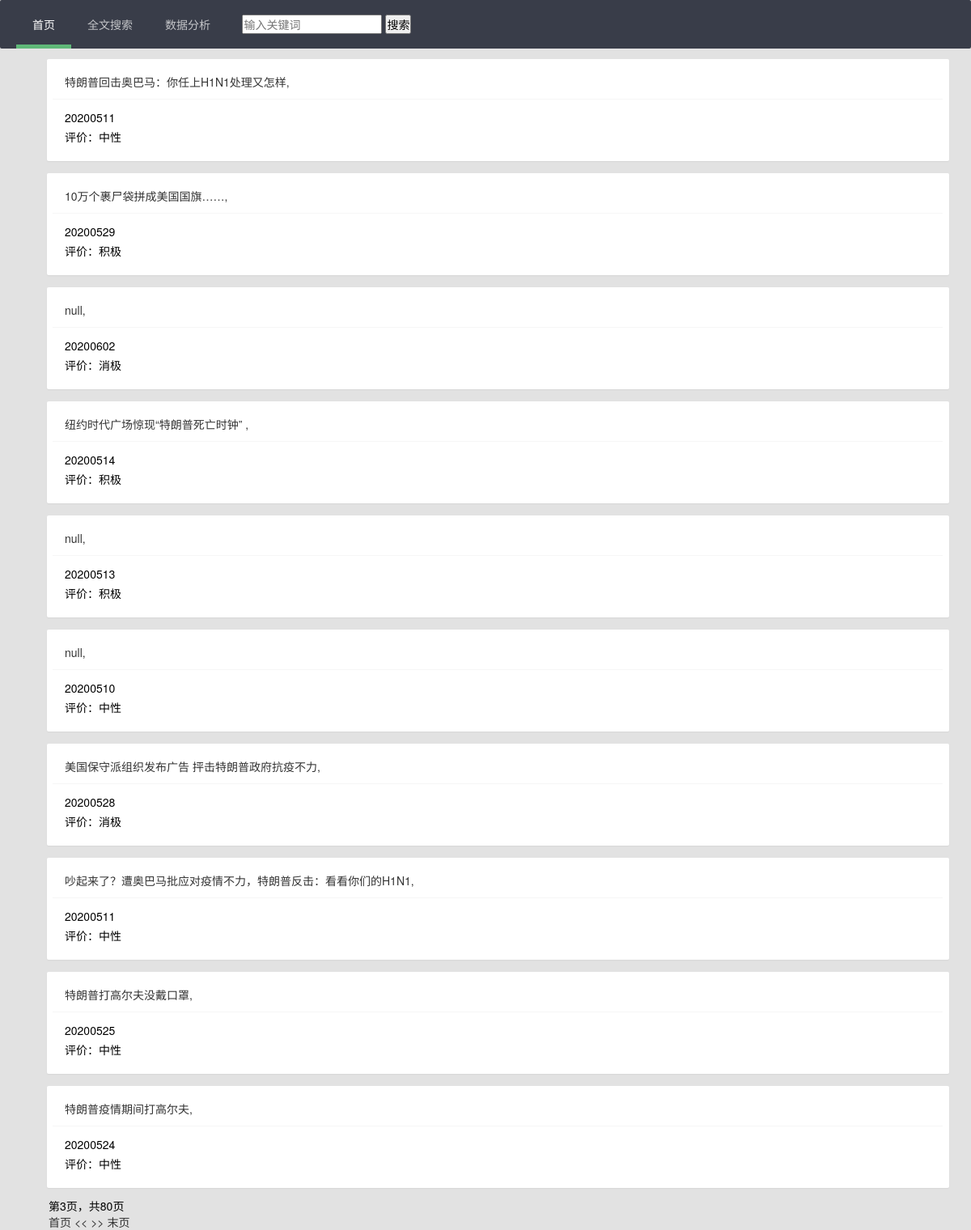
Page /news/?page=3 on the committed database.
### news/models.py (models this page shows, shortened)
class trump1(models.Model):
	news_id = models.IntegerField(primary_key = True)
	news_title = models.CharField(max_length=200)
	news_date = models.CharField(max_length=200)
	news_content = models.CharField(max_length=10000)
	news_emotion = models.CharField(max_length=200)
	news_comment = models.CharField(max_length=10000)

### news/views.py (the view)
# urls.py: path('', views.index, name='index'),
def index(request):
    news_list = trump1.objects.all()
    paginator = Paginator(news_list, 10)
    page = request.GET.get('page')
    try:
        news = paginator.page(page)
    except PageNotAnInteger:
        news = paginator.page(1)
    except EmptyPage:
        news = paginator.page(paginator.num_pages)
    return render(request, 'news/newslist.html', {'news_title_list': news, 'news_sum': len(trump1.objects.all())})

### news/templates/news/newslist.html (shortened to what this page needs)
<html lang="zh">
{% load static %}
<head>
    <link rel="stylesheet" href="{% static "/css/layui.css" %}"  media="all">
</head>
<ul class="layui-nav" >
  <li class="layui-nav-item layui-this"><a href="/news">首页</a></li>
  <li class="layui-nav-item "><a href="/search">全文搜索</a></li>
  <li class="layui-nav-item"><a href="/news/data">数据分析</a></li>
    <li class="layui-nav-item " style="text-align: end" >
        <form action="/news/search" method="get" class="form-inline">
   <label for="inputKey">&nbsp;&nbsp;&nbsp;&nbsp;</label>
    <input type="search" name="tag" placeholder="输入关键词" class="form-control" id="inputKey">
         <input type="submit" value="搜索" class="btn btn-primary">
        </form>
    </li>
</ul>
<body bgcolor= #e2e2e2>
<div class="layui-container">
<div class="layui-container">
{% if news_title_list %}
    <div style="padding: 20px">
    <div class="layui-row layui-col-space15" >
        {% for news in news_title_list %}
                    <div class="layui-card">
                        <div class="layui-card-header"><a href="/news/detail/{{ news.news_id }}/" target="_blank">{{ news.news_title|safe }}</a></div>
                        <div class="layui-card-body">
                        {{ news.news_date }}<br>
                        评价：{{ news.news_content }}
                        </div>
                    </div>
        {% endfor %}
    </div>
    </div>
{% else %}
	<p>No news available.</p>
{% endif %}
<div class="layui-container">
<p>第{{ news_title_list.number }}页，共{{ news_title_list.paginator.num_pages }}页</p>
<nav aria-label="Page navigation">
    <ul class="pagination">
        <li class="page-item">
            <a class="page-link" href="/news/?page=1" area-label="First page">
                首页
            </a>
            {% if news_title_list.has_previous %}
                <a class="page-link" href="/news/?page={{ news_title_list.previous_page_number }}" aria-label="Previous">
                    <span aria-hidden="true"><<</span>
                </a>
        {% endif %}
        {% if news_title_list.has_next %}
               <a class="page-link" href="/news/?page={{ news_title_list.next_page_number }}" aria-label="Next">
                    <span aria-hidden="true"> >> </span>
                </a>
        {% endif %}
    <a class="page-link" href="/news/?page={{ news_title_list.paginator.num_pages }}" area-label="Last page">
                末页
            </a>
        </li>
    </ul>
</nav>
</div>
</div>
</div>
</body>
</html>

### static/css/layui.css (style rules this page uses)
blockquote,body,button,dd,div,dl,dt,form,h1,h2,h3,h4,h5,h6,input,li,ol,p,pre,td,textarea,th,ul { margin:0;padding:0;-webkit-tap-highlight-color:rgba(0,0,0,0) }
li { list-style:none }
button,input,optgroup,option,select,textarea { font-family:inherit;font-size:inherit;font-style:inherit;font-weight:inherit;outline:0 }
body { line-height:24px;font:14px Helvetica Neue,Helvetica,PingFang SC,Tahoma,Arial,sans-serif }
a { color:#333;text-decoration:none }
.layui-container { position:relative;margin:0 auto;padding:0 15px;box-sizing:border-box }
.layui-row:after,.layui-row:before { content:'';display:block;clear:both }
@media screen and (min-width:768px) { .layui-container { width:750px } }
@media screen and (min-width:992px) { .layui-container { width:970px } }
@media screen and (min-width:1200px) { .layui-container { width:1170px } }
.layui-col-space15 { margin:-7.5px }
.layui-col-space15>* { padding:7.5px }
.layui-card { margin-bottom:15px;border-radius:2px;background-color:#fff;box-shadow:0 1px 2px 0 rgba(0,0,0,.05) }
.layui-card:last-child { margin-bottom:0 }
.layui-card-header { position:relative;height:42px;line-height:42px;padding:0 15px;border-bottom:1px solid #f6f6f6;color:#333;border-radius:2px 2px 0 0;font-size:14px }
.layui-card-body { position:relative;padding:10px 15px;line-height:24px }
.layui-nav { position:relative;padding:0 20px;background-color:#393D49;color:#fff;border-radius:2px;font-size:0;box-sizing:border-box }
.layui-nav * { font-size:14px }
.layui-nav .layui-nav-item { position:relative;display:inline-block;*display:inline;*zoom:1;vertical-align:middle;line-height:60px }
.layui-nav .layui-nav-item a { display:block;padding:0 20px;color:#fff;color:rgba(255,255,255,.7);transition:all .3s;-webkit-transition:all .3s }
.layui-nav .layui-this:after,.layui-nav-bar,.layui-nav-tree .layui-nav-itemed:after { position:absolute;left:0;top:0;width:0;height:5px;background-color:#5FB878;transition:all .2s;-webkit-transition:all .2s }
.layui-nav .layui-nav-item a:hover,.layui-nav .layui-this a { color:#fff }
.layui-nav .layui-this:after { content:'';top:auto;bottom:0;width:100% }

### rows in the picture
trump1: news_title "特朗普回击奥巴马：你任上H1N1处理又怎样,", news_date "20200511", news_content "中性"
trump1: news_title "10万个裹尸袋拼成美国国旗……,", news_date "20200529", news_content "积极"
trump1: news_title "null,", news_date "20200602", news_content "消极"
trump1: news_title "纽约时代广场惊现“特朗普死亡时钟” ,", news_date "20200514", news_content "积极"
trump1: news_title "null,", news_date "20200513", news_content "积极"
trump1: news_title "null,", news_date "20200510", news_content "中性"
trump1: news_title "美国保守派组织发布广告 抨击特朗普政府抗疫不力,", news_date "20200528", news_content "消极"
trump1: news_title "吵起来了？遭奥巴马批应对疫情不力，特朗普反击：看看你们的H1N1,", news_date "20200511", news_content "中性"
trump1: news_title "特朗普打高尔夫没戴口罩,", news_date "20200525", news_content "中性"
trump1: news_title "特朗普疫情期间打高尔夫,", news_date "20200524", news_content "中性"

### other values in the picture
{{ news_title_list.number }} "3"
{{ news_title_list.paginator.num_pages }} "80"
